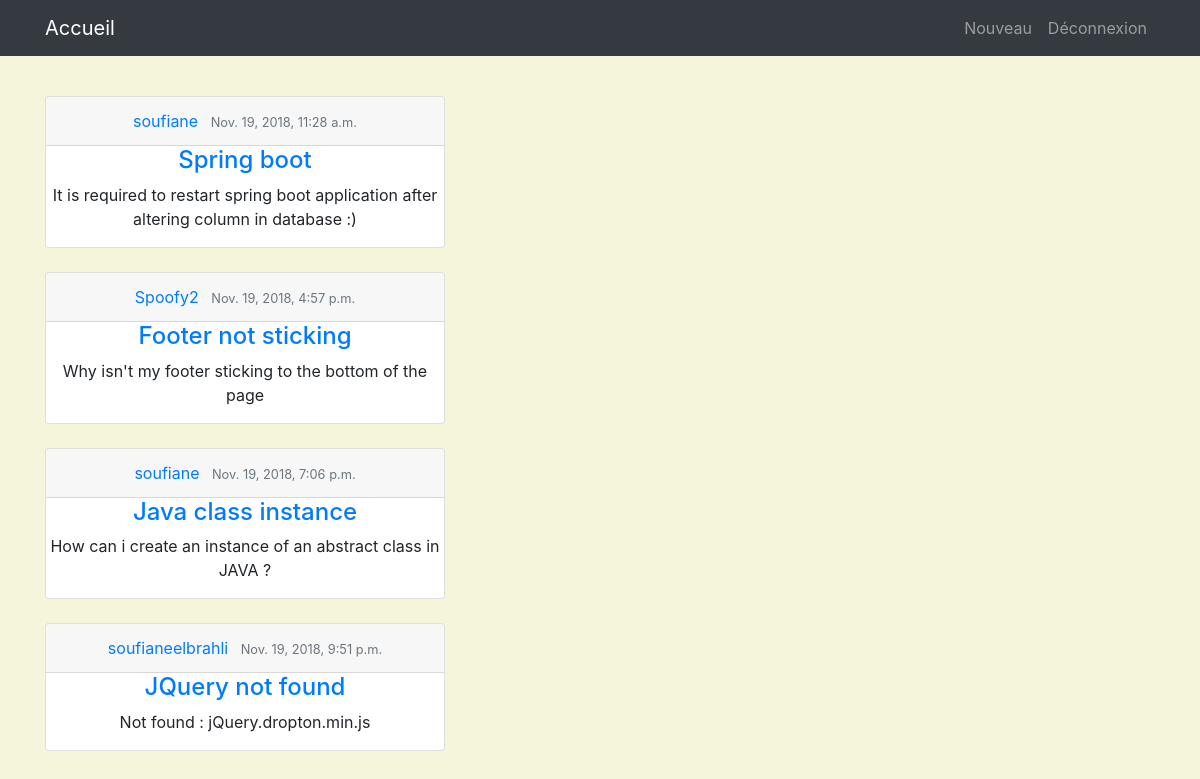
Screenshot of /Unlyacc/messages/ (signed in) with the database file from the repository.
### Unlyacc/models.py (models this page shows, shortened)
class Message(models.Model):
    title = models.CharField(max_length=150)
    content = models.TextField()
    date_posted = models.DateTimeField(default=timezone.now)
    author = models.ForeignKey(User, on_delete=models.CASCADE)

### Unlyacc/views.py (the view)
def view_messages(request):
	if request.user.is_authenticated():
		if request.user.is_staff==True:
			args={
				'messages':Message.objects.all()
			}
			return render(request,'Unlyacc/messages.html',args)
		else :
			args={
				'messages':Message.objects.filter(author__id=request.user.id)
			}
			return render(request,'Unlyacc/messages.html',args)
	else :
		return redirect('/Unlyacc/login')

### Unlyacc/templates/Unlyacc/messages.html (shortened to what this page needs)
{% extends 'basemessages.html' %}
{%load static%}
{% block body%}
{% for Message in messages %}
<div class="container">
  <div class="card" style="width: 25rem;">
    <article class="media content-section">
      <div style="text-align:center;" class="media-body">
        <div class="article-metadata">
          <div class="card-header">
            <a class="mr-2" href="#">{{Message.author}}</a>
            <small class="text-muted" >{{Message.date_posted}}</small>
          </div>
        </div>
        <h4><a class="article-title" href="{% url 'message-detail' Message.id %}">{{Message.title}}</a></h4>
        <p class="article-content">{{Message.content}}</p>
      </div>
    </article>
  </div>
  <br>
</div>
  {%endfor%}
{% endblock %}

### Unlyacc/templates/basemessages.html (shortened to what this page needs)
<!DOCTYPE html>
<html>
  <head>
    <link rel="stylesheet" href="https://stackpath.bootstrapcdn.com/bootstrap/4.1.3/css/bootstrap.min.css">
  </head>
  <body>
    <br><br><br><br>
    <nav class="navbar navbar-expand-lg navbar-dark bg-dark fixed-top" id="mainNav">
      <div class="container">
        <a class="navbar-brand js-scroll-trigger" href="/Unlyacc/profile">Accueil</a>
        <div class="collapse navbar-collapse" id="navbarResponsive">
          <ul class="navbar-nav ml-auto">
            <li class="nav-item">
              <a class="nav-link js-scroll-trigger" href="/Unlyacc/messages/new">Nouveau</a>
            </li>
            <li class="nav-item">
              <a class="nav-link js-scroll-trigger" href="/Unlyacc/logout">Déconnexion</a>
            </li>
          </ul>
        </div>
      </div>
    </nav>
    {% block body %}
    {% endblock %}
  </body>
</html>

### Unlyacc/templates/basemessages.html (style rules this page uses)
body { background-color: #F5F5DC; }

### rows the page displays
Message: author "soufiane", date_posted "Nov. 19, 2018, 11:28 a.m.", title "Spring boot", content "It is required to restart spring boot application after altering column in database :)"
Message: author "Spoofy2", date_posted "Nov. 19, 2018, 4:57 p.m.", title "Footer not sticking", content "Why isn't my footer sticking to the bottom of the page"
Message: author "soufiane", date_posted "Nov. 19, 2018, 7:06 p.m.", title "Java class instance", content "How can i create an instance of an abstract class in JAVA ?"
Message: author "soufianeelbrahli", date_posted "Nov. 19, 2018, 9:51 p.m.", title "JQuery not found", content "Not found : jQuery.dropton.min.js"
